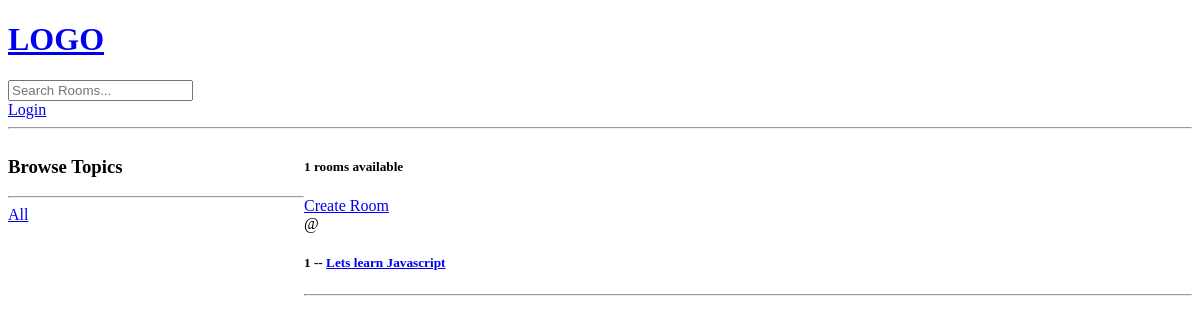
Before: /?q=Javascript with the older database file.
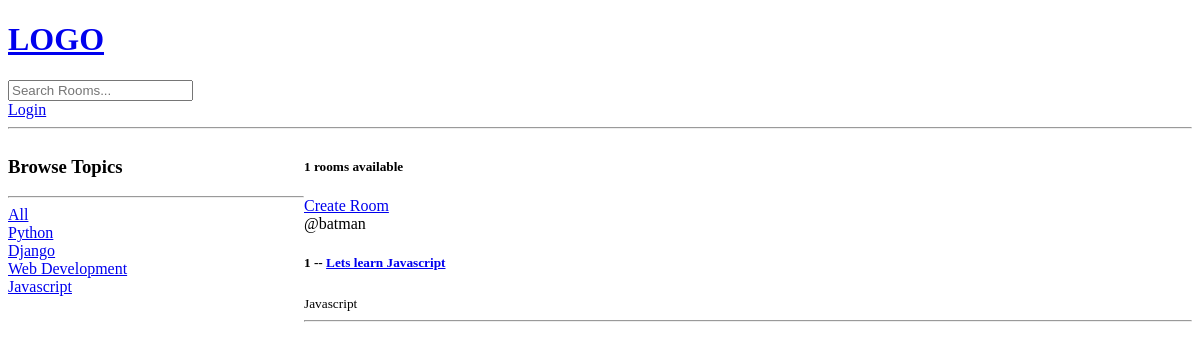
After: the same page with the newer database file.
### base/models.py (models this page shows, shortened)
class Room(models.Model):
    host = models.ForeignKey(User, on_delete=models.SET_NULL, null=True)
    topic = models.ForeignKey(Topic, on_delete=models.SET_NULL, null=True)
    name = models.CharField(max_length=200)
    description = models.TextField(null=True, blank=True)
    updated = models.DateTimeField(auto_now=True)
    created = models.DateTimeField(auto_now_add=True)
    class Meta:
        ordering= ['-updated', '-created']

class Topic(models.Model):
    name = models.CharField(max_length=200)
    def __str__(self):
        return self.name

### base/views.py (the view)
# urls.py: path('', views.home, name='home'),
def home(request):
    q = request.GET.get("q") if request.GET.get('q') != None else ''
    rooms = Room.objects.filter(
        Q(topic__name__icontains=q) |
        Q(name__icontains=q) |
        Q(description__icontains=q))
    topics = Topic.objects.all()
    room_count = rooms.count()
    context = {"rooms": rooms, "topics": topics, "room_count": room_count}
    return render(request, "base/home.html", context)

### base/templates/base/home.html (shortened to what this page needs)
{% extends 'main.html' %} {% block content %}
<div class="home-container">
  <div>
    <h3>Browse Topics</h3>
    <hr />
    <div>
      <a href="{% url 'home' %}">All</a>
    </div>
    {% for topic in topics %}
    <div>
      <a href="{% url 'home' %}?q={{topic.name}}">{{topic}}</a>
    </div>
    {% endfor %}
  </div>
  <div>
    <h5>{{room_count}} rooms available</h5>
    <a href="{% url 'create-room' %}">Create Room</a>
    {% for room in rooms %}
    <div>
      <span>@{{room.host.username}}</span>
      <h5>
        {{room.id}} -- <a href="{% url 'room' room.id %}">{{room.name}}</a>
      </h5>
      <small>{{room.topic.name}}</small>
      <hr />
    </div>
    {% endfor %}
  </div>
</div>
{% endblock content %}

Changed rows visible on the page:
added Topic: name "Python"
added Topic: name "Django"
added Topic: name "Web Development"
added Topic: name "Javascript"
changed Room "Lets learn Javascript": host.username (not shown) → "batman"; topic.name (not shown) → "Javascript"
